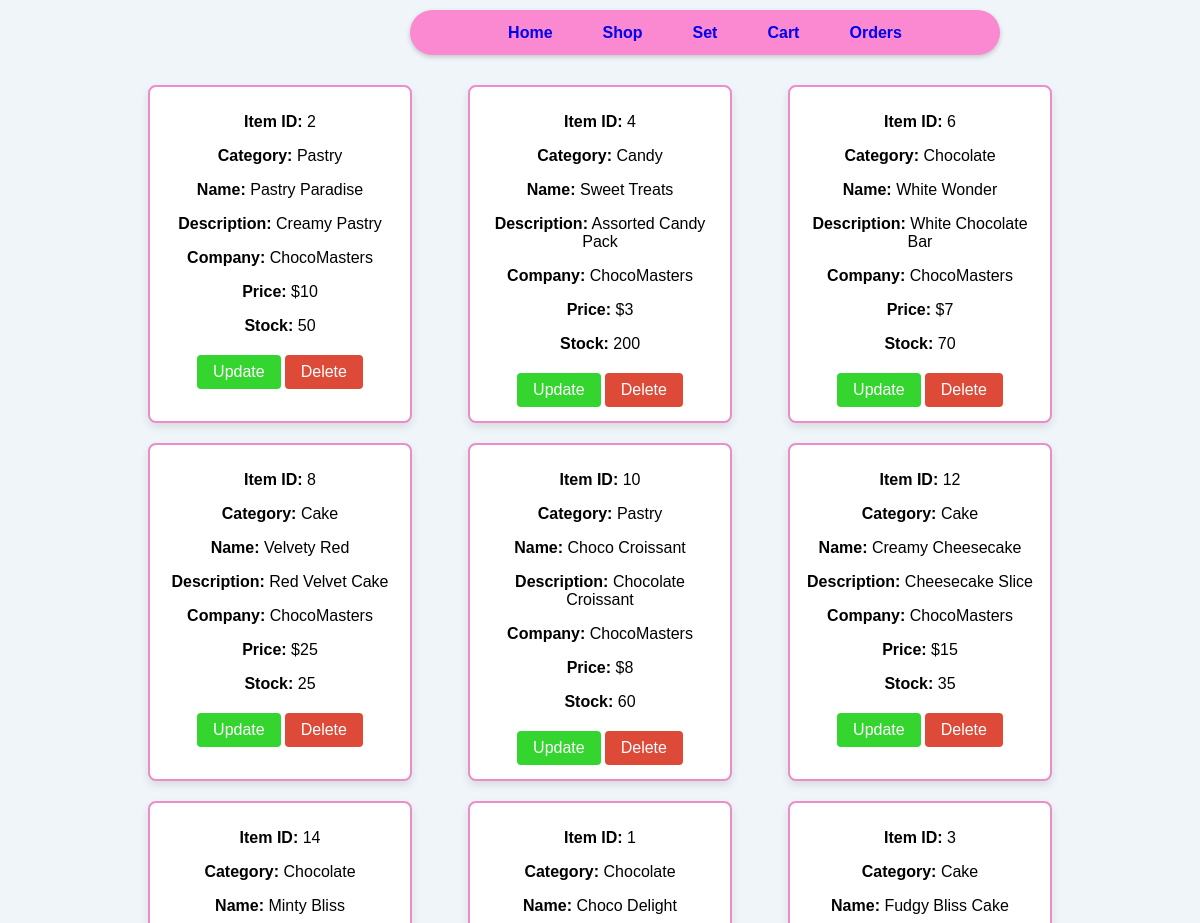
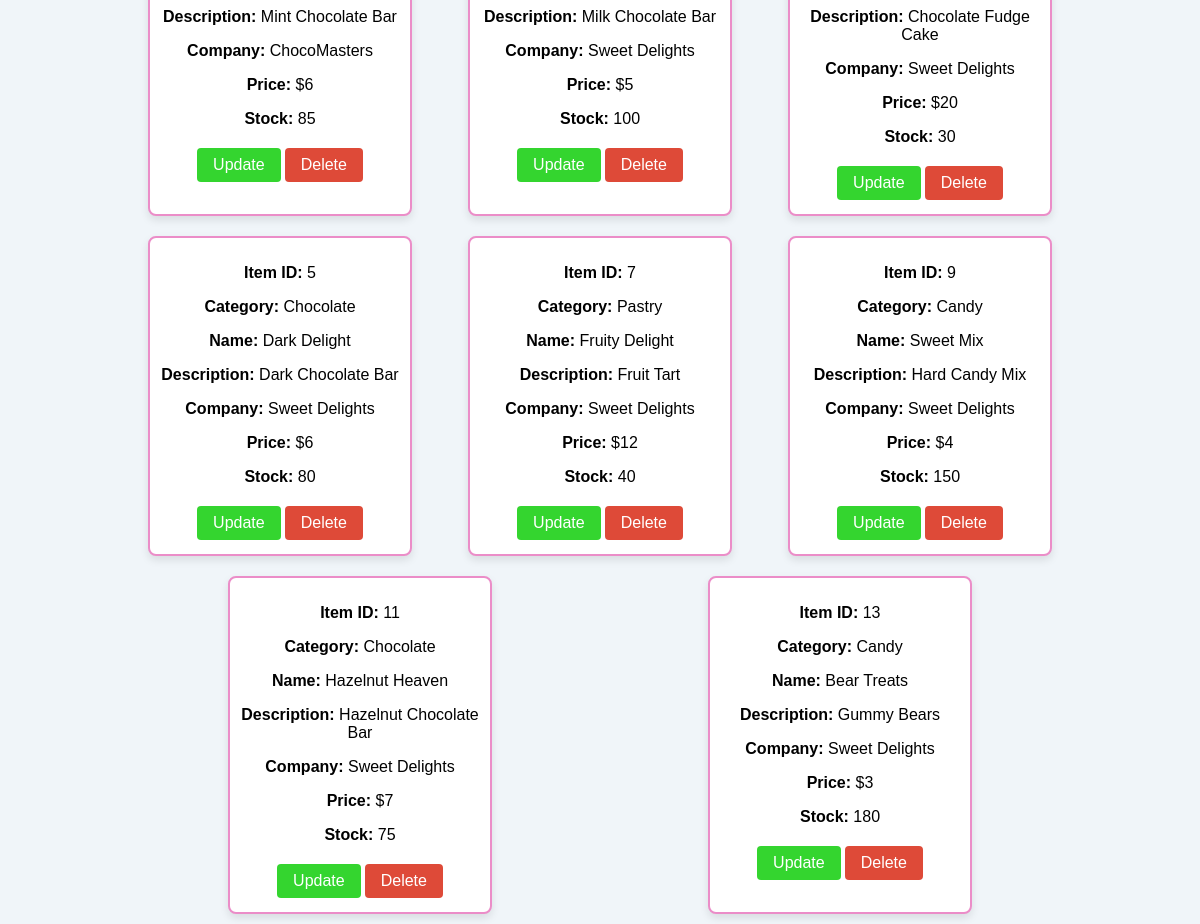
/Admin-ItemListing.php, run on the app's committed database (2 pictures, top to bottom).
### tables this page shows
CREATE TABLE IF NOT EXISTS item
(
  item_ID INT(8) PRIMARY KEY NOT NULL AUTO_INCREMENT,
  company_ID INT(8) NOT NULL,
  category ENUM('Cake','Candy','Chocolate','Pastry') NOT NULL,
  item_desc VARCHAR(45) NOT NULL,
  item_name VARCHAR(45) NOT NULL,
  item_price INT(10) NOT NULL,
  item_stock INT(10) NOT NULL,
  KEY `company_id` (`company_ID`),
  CONSTRAINT `company_id` FOREIGN KEY (`company_ID`) REFERENCES `company` (`company_ID`) ON DELETE CASCADE ON UPDATE CASCADE
);

CREATE TABLE IF NOT EXISTS company
(
  company_ID INT(8) PRIMARY KEY NOT NULL AUTO_INCREMENT,
  company_name VARCHAR(45) NOT NULL,
  UNIQUE KEY `company_name` (`company_name`)
);

### Admin-ItemListing.php (the view, shortened to what this page needs)
<!DOCTYPE html>
<html lang="en">
<head>
</head>
<body>
<div class ="container">
        <div class="navbar">
            <nav>
                <a href="home.php">Home</a>
                <a href="shop.php">Shop</a>
                <a href="set.php">Set</a>
                <a href="cart.php">Cart</a>
                <a href="orders.php">Orders</a>
            </nav>
        </div>
    </div>
    <div class="item-container">
        <?php
        $servername = "localhost";
        $username   = "root";
        $password   = "";
        $database   = "confectionary";
        $conn = new mysqli($servername, $username, $password, $database);
        $sql = "SELECT * FROM item i
                    INNER JOIN company AS c ON i.company_ID = c.company_ID
                ";
        $result = $conn->query($sql);
        if ($result->num_rows > 0) {
            while($row = $result->fetch_assoc()) {
                echo '<div class="item-box">';
                echo '<p><strong>Item ID:</strong> '        . $row["item_ID"] .         '</p>';
                echo '<p><strong>Category:</strong> '       . $row["category"] .        '</p>';
                echo '<p><strong>Name:</strong> '           . $row["item_name"] .       '</p>';
                echo '<p><strong>Description:</strong> '    . $row["item_desc"] .       '</p>';
                echo '<p><strong>Company:</strong> '        . $row["company_name"] .    '</p>';
                echo '<p><strong>Price:</strong> $'         . $row["item_price"] .      '</p>';
                echo '<p><strong>Stock:</strong> '          . $row["item_stock"] .      '</p>';
                echo '<form action="Admin-ItemConfig.php" method="post">';
                echo '<input type="submit" class="update-btn" name="update" value="Update">';
                echo '<input type="submit" class="delete-btn" name="delete" value="Delete">';
                echo '</form>';
                echo '</div>';
            }
        }
        ?>
    </div>
</body>
</html>

### Admin-ItemListing.php (style rules this page uses)
body { background-color: #f0f5f9; margin: 0; padding: 0; font-family: Arial, sans-serif; width: 100vw; height: 100vh; }
.container { text-align: center; max-width: 600px; width: 100%; margin-bottom: 10px; margin-left: 400px; }
.update-btn { background-color: #34D52F; color: white; border: none; padding: 8px 16px; text-align: center; text-decoration: none; display: inline-block; font-size: 16px; margin: 4px 2px; cursor: pointer; border-radius: 4px; }
.delete-btn { background-color: #DE4A38; color: white; border: none; padding: 8px 16px; text-align: center; text-decoration: none; display: inline-block; font-size: 16px; margin: 4px 2px; cursor: pointer; border-radius: 4px; }
.navbar { text-align: center; font-family: 'Trebuchet MS', 'Lucida Sans Unicode', 'Lucida Grande', 'Lucida Sans', Arial, sans-serif; font-size: 16px; font-weight: 700; line-height: 25px; background-color: #fa89d1; box-shadow: 0px 2px 5px rgba(0, 0, 0, 0.2); border-radius: 50px; margin-top: 10px; margin-left: 10px; }
nav { display: flex; justify-content: center; align-items: center; }
nav a { text-decoration: none; margin: 0 15px; padding: 10px; }
.item-container { display: flex; flex-wrap: wrap; justify-content: space-around; width: 80%; margin-top: 20px; overflow-y: auto; flex-direction: row; margin-left: 120px; }
.item-box { width: 25%; background-color: #ffffff; border: 2px solid #eb8dc8; border-radius: 8px; margin: 10px; padding: 10px; box-shadow: 0 4px 8px rgba(0, 0, 0, 0.1); text-align: center; overflow-y: auto; }

### data on the page
item: item_ID "2", category "Pastry", item_name "Pastry Paradise", item_desc "Creamy Pastry", company_ID.company_name "ChocoMasters", item_price "10", item_stock "50"
item: item_ID "4", category "Candy", item_name "Sweet Treats", item_desc "Assorted Candy Pack", company_ID.company_name "ChocoMasters", item_price "3", item_stock "200"
item: item_ID "6", category "Chocolate", item_name "White Wonder", item_desc "White Chocolate Bar", company_ID.company_name "ChocoMasters", item_price "7", item_stock "70"
item: item_ID "8", category "Cake", item_name "Velvety Red", item_desc "Red Velvet Cake", company_ID.company_name "ChocoMasters", item_price "25", item_stock "25"
item: item_ID "10", category "Pastry", item_name "Choco Croissant", item_desc "Chocolate Croissant", company_ID.company_name "ChocoMasters", item_price "8", item_stock "60"
item: item_ID "12", category "Cake", item_name "Creamy Cheesecake", item_desc "Cheesecake Slice", company_ID.company_name "ChocoMasters", item_price "15", item_stock "35"
item: item_ID "14", category "Chocolate", item_name "Minty Bliss", item_desc "Mint Chocolate Bar", company_ID.company_name "ChocoMasters", item_price "6", item_stock "85"
item: item_ID "1", category "Chocolate", item_name "Choco Delight", item_desc "Milk Chocolate Bar", company_ID.company_name "Sweet Delights", item_price "5", item_stock "100"
item: item_ID "3", category "Cake", item_name "Fudgy Bliss Cake", item_desc "Chocolate Fudge Cake", company_ID.company_name "Sweet Delights", item_price "20", item_stock "30"
item: item_ID "5", category "Chocolate", item_name "Dark Delight", item_desc "Dark Chocolate Bar", company_ID.company_name "Sweet Delights", item_price "6", item_stock "80"
item: item_ID "7", category "Pastry", item_name "Fruity Delight", item_desc "Fruit Tart", company_ID.company_name "Sweet Delights", item_price "12", item_stock "40"
item: item_ID "9", category "Candy", item_name "Sweet Mix", item_desc "Hard Candy Mix", company_ID.company_name "Sweet Delights", item_price "4", item_stock "150"
item: item_ID "11", category "Chocolate", item_name "Hazelnut Heaven", item_desc "Hazelnut Chocolate Bar", company_ID.company_name "Sweet Delights", item_price "7", item_stock "75"
item: item_ID "13", category "Candy", item_name "Bear Treats", item_desc "Gummy Bears", company_ID.company_name "Sweet Delights", item_price "3", item_stock "180"
